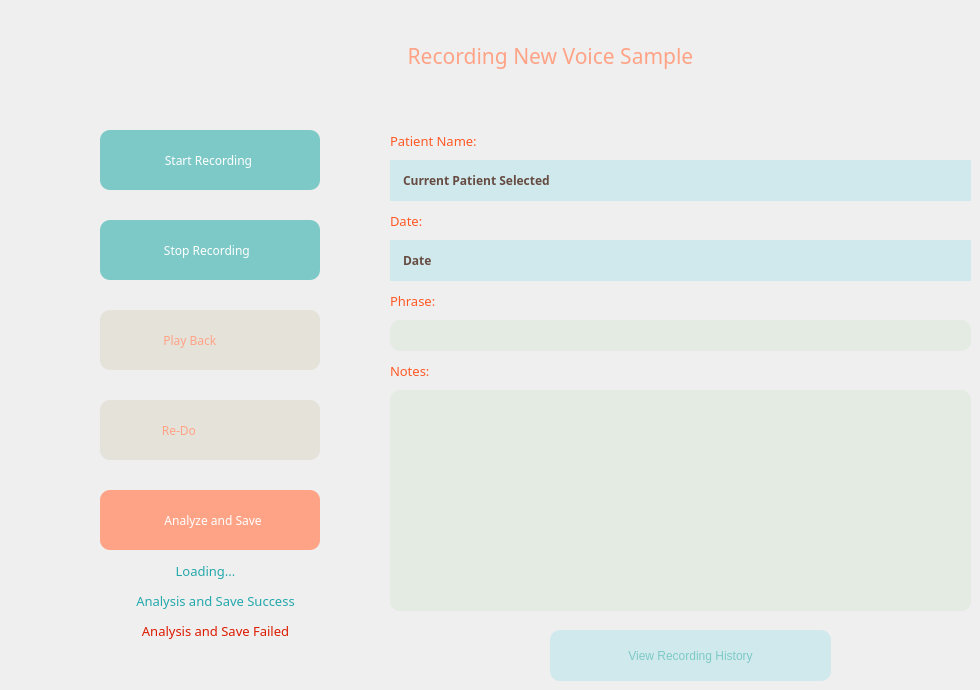
          <widget class="QWidget" name="page_7">
           <widget class="QLabel" name="Title_10">
            <property name="geometry">
             <rect>
              <x>310</x>
              <y>20</y>
              <width>481</width>
              <height>71</height>
             </rect>
            </property>
            <property name="font">
             <font>
              <family>Montserrat SemiBold</family>
              <pointsize>16</pointsize>
              <weight>7</weight>
              <italic>false</italic>
              <bold>false</bold>
             </font>
            </property>
            <property name="styleSheet">
             <string notr="true">color: rgb(255, 163, 134);
font: 63 16pt &quot;Montserrat SemiBold&quot;;</string>
            </property>
            <property name="text">
             <string>Recording New Voice Sample</string>
            </property>
            <property name="alignment">
             <set>Qt::AlignCenter</set>
            </property>
           </widget>
           <widget class="QPushButton" name="startrec_btn">
            <property name="geometry">
             <rect>
              <x>100</x>
              <y>130</y>
              <width>220</width>
              <height>60</height>
             </rect>
            </property>
            <property name="minimumSize">
             <size>
              <width>220</width>
              <height>60</height>
             </size>
            </property>
            <property name="maximumSize">
             <size>
              <width>340</width>
              <height>70</height>
             </size>
            </property>
            <property name="font">
             <font>
              <family>Montserrat ExtraBold</family>
              <pointsize>9</pointsize>
              <weight>7</weight>
              <italic>false</italic>
              <bold>false</bold>
             </font>
            </property>
            <property name="styleSheet">
             <string notr="true">background-color: rgb(124, 201, 199);
color: rgb(255, 255, 255);
border-radius: 10px;
font: 57 9pt &quot;Montserrat ExtraBold&quot;;
</string>
            </property>
            <property name="text">
             <string>  Start Recording   </string>
            </property>
            <property name="icon">
             <iconset resource="resource.qrc">
              <normaloff>:/icons/icons/start rec.png</normaloff>
              <normalon>:/icons/icons/start rec.png</normalon>:/icons/icons/start rec.png</iconset>
            </property>
            <property name="iconSize">
             <size>
              <width>22</width>
              <height>22</height>
             </size>
            </property>
            <property name="checkable">
             <bool>true</bool>
            </property>
            <property name="autoExclusive">
             <bool>true</bool>
            </property>
            <property name="autoRepeatDelay">
             <number>0</number>
            </property>
            <property name="autoRepeatInterval">
             <number>0</number>
            </property>
           </widget>
           <widget class="QPushButton" name="stoprec_btn">
            <property name="geometry">
             <rect>
              <x>100</x>
              <y>220</y>
              <width>220</width>
              <height>60</height>
             </rect>
            </property>
            <property name="minimumSize">
             <size>
              <width>220</width>
              <height>60</height>
             </size>
            </property>
            <property name="maximumSize">
             <size>
              <width>340</width>
              <height>70</height>
             </size>
            </property>
            <property name="font">
             <font>
              <family>Montserrat ExtraBold</family>
              <pointsize>9</pointsize>
              <weight>7</weight>
              <italic>false</italic>
              <bold>false</bold>
             </font>
            </property>
            <property name="styleSheet">
             <string notr="true">background-color: rgb(124, 201, 199);
color: rgb(255, 255, 255);
border-radius: 10px;
font: 57 9pt &quot;Montserrat ExtraBold&quot;;
</string>
            </property>
            <property name="text">
             <string>  Stop Recording    </string>
            </property>
            <property name="icon">
             <iconset resource="resource.qrc">
              <normaloff>:/icons/icons/stoprec.png</normaloff>
              <normalon>:/icons/icons/stoprec.png</normalon>:/icons/icons/stoprec.png</iconset>
            </property>
            <property name="iconSize">
             <size>
              <width>24</width>
              <height>24</height>
             </size>
            </property>
            <property name="checkable">
             <bool>true</bool>
            </property>
            <property name="autoExclusive">
             <bool>true</bool>
            </property>
            <property name="autoRepeatDelay">
             <number>0</number>
            </property>
            <property name="autoRepeatInterval">
             <number>0</number>
            </property>
           </widget>
           <widget class="QPushButton" name="playback_btn">
            <property name="geometry">
             <rect>
              <x>100</x>
              <y>310</y>
              <width>220</width>
              <height>60</height>
             </rect>
            </property>
            <property name="minimumSize">
             <size>
              <width>220</width>
              <height>60</height>
             </size>
            </property>
            <property name="maximumSize">
             <size>
              <width>340</width>
              <height>70</height>
             </size>
            </property>
            <property name="font">
             <font>
              <family>Montserrat ExtraBold</family>
              <pointsize>9</pointsize>
              <weight>7</weight>
              <italic>false</italic>
              <bold>false</bold>
             </font>
            </property>
            <property name="styleSheet">
             <string notr="true">background-color: rgb(229, 226, 218);
color: rgb(255, 163, 134);
border-radius: 10px;
font: 57 9pt &quot;Montserrat ExtraBold&quot;;
</string>
            </property>
            <property name="text">
             <string>  Play Back               </string>
            </property>
            <property name="icon">
             <iconset resource="resource.qrc">
              <normaloff>:/icons/icons/p_playback.png</normaloff>
              <normalon>:/icons/icons/p_playback.png</normalon>:/icons/icons/p_playback.png</iconset>
            </property>
            <property name="iconSize">
             <size>
              <width>29</width>
              <height>28</height>
             </size>
            </property>
            <property name="checkable">
             <bool>true</bool>
            </property>
            <property name="autoExclusive">
             <bool>true</bool>
            </property>
            <property name="autoRepeatDelay">
             <number>0</number>
            </property>
            <property name="autoRepeatInterval">
             <number>0</number>
            </property>
           </widget>
           <widget class="QPushButton" name="redo_btn">
            <property name="geometry">
             <rect>
              <x>100</x>
              <y>400</y>
              <width>220</width>
              <height>60</height>
             </rect>
            </property>
            <property name="minimumSize">
             <size>
              <width>220</width>
              <height>60</height>
             </size>
            </property>
            <property name="maximumSize">
             <size>
              <width>340</width>
              <height>70</height>
             </size>
            </property>
            <property name="font">
             <font>
              <family>Montserrat ExtraBold</family>
              <pointsize>9</pointsize>
              <weight>7</weight>
              <italic>false</italic>
              <bold>false</bold>
             </font>
            </property>
            <property name="styleSheet">
             <string notr="true">background-color: rgb(229, 226, 218);
color: rgb(255, 163, 134);
border-radius: 10px;
font: 57 9pt &quot;Montserrat ExtraBold&quot;;
</string>
            </property>
            <property name="text">
             <string>  Re-Do                      </string>
            </property>
            <property name="icon">
             <iconset resource="resource.qrc">
              <normaloff>:/icons/icons/p_redo.png</normaloff>
              <normalon>:/icons/icons/p_redo.png</normalon>:/icons/icons/p_redo.png</iconset>
            </property>
            <property name="iconSize">
             <size>
              <width>23</width>
              <height>28</height>
             </size>
            </property>
            <property name="checkable">
             <bool>true</bool>
            </property>
            <property name="autoExclusive">
             <bool>true</bool>
            </property>
            <property name="autoRepeatDelay">
             <number>0</number>
            </property>
            <property name="autoRepeatInterval">
             <number>0</number>
            </property>
           </widget>
           <widget class="QPushButton" name="save_btn">
            <property name="geometry">
             <rect>
              <x>100</x>
              <y>490</y>
              <width>220</width>
              <height>60</height>
             </rect>
            </property>
            <property name="minimumSize">
             <size>
              <width>220</width>
              <height>60</height>
             </size>
            </property>
            <property name="maximumSize">
             <size>
              <width>340</width>
              <height>70</height>
             </size>
            </property>
            <property name="font">
             <font>
              <family>Montserrat ExtraBold</family>
              <pointsize>9</pointsize>
              <weight>7</weight>
              <italic>false</italic>
              <bold>false</bold>
             </font>
            </property>
            <property name="styleSheet">
             <string notr="true">background-color: rgb(255, 163, 134);
color: rgb(255, 255, 255);
border-radius: 10px;
font: 57 9pt &quot;Montserrat ExtraBold&quot;;
</string>
            </property>
            <property name="text">
             <string>  Analyze and Save</string>
            </property>
            <property name="icon">
             <iconset resource="resource.qrc">
              <normaloff>:/icons/icons/save.png</normaloff>
              <normalon>:/icons/icons/save.png</normalon>:/icons/icons/save.png</iconset>
            </property>
            <property name="iconSize">
             <size>
              <width>24</width>
              <height>24</height>
             </size>
            </property>
            <property name="checkable">
             <bool>true</bool>
            </property>
            <property name="autoExclusive">
             <bool>true</bool>
            </property>
            <property name="autoRepeatDelay">
             <number>0</number>
            </property>
            <property name="autoRepeatInterval">
             <number>0</number>
            </property>
           </widget>
           <widget class="QWidget" name="widget_7" native="true">
            <property name="geometry">
             <rect>
              <x>390</x>
              <y>160</y>
              <width>581</width>
              <height>41</height>
             </rect>
            </property>
            <property name="styleSheet">
             <string notr="true">background-color: rgb(208, 233, 236);
padding-left: 10px</string>
            </property>
            <layout class="QVBoxLayout" name="verticalLayout_7">
             <item>
              <widget class="QLabel" name="rec_patient">
               <property name="font">
                <font>
                 <family>Montserrat SemiBold</family>
                 <pointsize>9</pointsize>
                 <weight>75</weight>
                 <bold>true</bold>
                </font>
               </property>
               <property name="styleSheet">
                <string notr="true">color: rgb(102, 75, 66);</string>
               </property>
               <property name="text">
                <string>Current Patient Selected</string>
               </property>
              </widget>
             </item>
            </layout>
           </widget>
           <widget class="QLabel" name="label_43">
            <property name="geometry">
             <rect>
              <x>390</x>
              <y>210</y>
              <width>221</width>
              <height>21</height>
             </rect>
            </property>
            <property name="font">
             <font>
              <family>Montserrat SemiBold</family>
              <pointsize>10</pointsize>
              <weight>10</weight>
              <italic>false</italic>
              <bold>false</bold>
             </font>
            </property>
            <property name="styleSheet">
             <string notr="true">color: rgb(255, 89, 36);
font: 81 10pt &quot;Montserrat SemiBold&quot;;</string>
            </property>
            <property name="text">
             <string>Date:</string>
            </property>
           </widget>
           <widget class="QLabel" name="label_44">
            <property name="geometry">
             <rect>
              <x>390</x>
              <y>130</y>
              <width>131</width>
              <height>21</height>
             </rect>
            </property>
            <property name="font">
             <font>
              <family>Montserrat SemiBold</family>
              <pointsize>10</pointsize>
              <weight>10</weight>
              <italic>false</italic>
              <bold>false</bold>
             </font>
            </property>
            <property name="styleSheet">
             <string notr="true">color: rgb(255, 89, 36);
font: 81 10pt &quot;Montserrat SemiBold&quot;;</string>
            </property>
            <property name="text">
             <string>Patient Name:</string>
            </property>
           </widget>
           <widget class="QLabel" name="label_45">
            <property name="geometry">
             <rect>
              <x>390</x>
              <y>360</y>
              <width>121</width>
              <height>21</height>
             </rect>
            </property>
            <property name="font">
             <font>
              <family>Montserrat SemiBold</family>
              <pointsize>10</pointsize>
              <weight>10</weight>
              <italic>false</italic>
              <bold>false</bold>
             </font>
            </property>
            <property name="styleSheet">
             <string notr="true">color: rgb(255, 89, 36);
font: 81 10pt &quot;Montserrat SemiBold&quot;;</string>
            </property>
            <property name="text">
             <string>Notes:</string>
            </property>
           </widget>
           <widget class="QWidget" name="widget_8" native="true">
            <property name="geometry">
             <rect>
              <x>390</x>
              <y>240</y>
              <width>581</width>
              <height>41</height>
             </rect>
            </property>
            <property name="styleSheet">
             <string notr="true">background-color: rgb(208, 233, 236);
padding-left: 10px</string>
            </property>
            <layout class="QVBoxLayout" name="verticalLayout_8">
             <item>
              <widget class="QLabel" name="rec_date">
               <property name="font">
                <font>
                 <family>Montserrat SemiBold</family>
                 <pointsize>9</pointsize>
                 <weight>75</weight>
                 <bold>true</bold>
                </font>
               </property>
               <property name="styleSheet">
                <string notr="true">color: rgb(102, 75, 66);</string>
               </property>
               <property name="text">
                <string>Date</string>
               </property>
              </widget>
             </item>
            </layout>
           </widget>
           <widget class="QLabel" name="label_16">
            <property name="geometry">
             <rect>
              <x>390</x>
              <y>290</y>
              <width>121</width>
              <height>21</height>
             </rect>
            </property>
            <property name="font">
             <font>
              <family>Montserrat SemiBold</family>
              <pointsize>10</pointsize>
              <weight>10</weight>
              <italic>false</italic>
              <bold>false</bold>
             </font>
            </property>
            <property name="styleSheet">
             <string notr="true">color: rgb(255, 89, 36);
font: 81 10pt &quot;Montserrat SemiBold&quot;;</string>
            </property>
            <property name="text">
             <string>Phrase:</string>
            </property>
           </widget>
           <widget class="QLineEdit" name="recphrase">
            <property name="geometry">
             <rect>
              <x>390</x>
              <y>320</y>
              <width>581</width>
              <height>31</height>
             </rect>
            </property>
            <property name="styleSheet">
             <string notr="true">background-color: rgb(228, 235, 227);
border-radius: 10px;
font: 57 9pt &quot;Montserrat Medium&quot;;
padding-left: 11px;</string>
            </property>
           </widget>
           <widget class="QPushButton" name="viewrec_btn_2">
            <property name="geometry">
             <rect>
              <x>550</x>
              <y>630</y>
              <width>281</width>
              <height>51</height>
             </rect>
            </property>
            <property name="styleSheet">
             <string notr="true">background-color: rgb(208, 233, 236);
color: rgb(124, 201, 199);
border-radius: 10px;
font: 57 10pt &quot;Montserrat ExtraBold&quot;;</string>
            </property>
            <property name="text">
             <string>View Recording History</string>
            </property>
           </widget>
           <widget class="QLabel" name="savesuccess">
            <property name="geometry">
             <rect>
              <x>70</x>
              <y>590</y>
              <width>291</width>
              <height>21</height>
             </rect>
            </property>
            <property name="font">
             <font>
              <family>Montserrat SemiBold</family>
              <pointsize>10</pointsize>
              <weight>7</weight>
              <italic>false</italic>
              <bold>false</bold>
             </font>
            </property>
            <property name="styleSheet">
             <string notr="true">font: 57 10pt &quot;Montserrat SemiBold&quot;;
color: rgb(36, 168, 172);</string>
            </property>
            <property name="text">
             <string>Analysis and Save Success</string>
            </property>
            <property name="alignment">
             <set>Qt::AlignCenter</set>
            </property>
           </widget>
           <widget class="QLabel" name="savefail">
            <property name="geometry">
             <rect>
              <x>70</x>
              <y>620</y>
              <width>291</width>
              <height>21</height>
             </rect>
            </property>
            <property name="font">
             <font>
              <family>Montserrat SemiBold</family>
              <pointsize>10</pointsize>
              <weight>7</weight>
              <italic>false</italic>
              <bold>false</bold>
             </font>
            </property>
            <property name="styleSheet">
             <string notr="true">font: 57 10pt &quot;Montserrat SemiBold&quot;;
color: rgb(220, 26, 0);</string>
            </property>
            <property name="text">
             <string>Analysis and Save Failed</string>
            </property>
            <property name="alignment">
             <set>Qt::AlignCenter</set>
            </property>
           </widget>
           <widget class="QLabel" name="loading">
            <property name="geometry">
             <rect>
              <x>60</x>
              <y>560</y>
              <width>291</width>
              <height>21</height>
             </rect>
            </property>
            <property name="font">
             <font>
              <family>Montserrat SemiBold</family>
              <pointsize>10</pointsize>
              <weight>7</weight>
              <italic>false</italic>
              <bold>false</bold>
             </font>
            </property>
            <property name="styleSheet">
             <string notr="true">font: 57 10pt &quot;Montserrat SemiBold&quot;;
color: rgb(36, 168, 172);</string>
            </property>
            <property name="text">
             <string>Loading...</string>
            </property>
            <property name="alignment">
             <set>Qt::AlignCenter</set>
            </property>
           </widget>
           <widget class="QTextEdit" name="recnotes">
            <property name="geometry">
             <rect>
              <x>390</x>
              <y>390</y>
              <width>581</width>
              <height>221</height>
             </rect>
            </property>
            <property name="styleSheet">
             <string notr="true">QTextEdit {
    background-color: rgb(228, 235, 227);
    border-radius: 10px;
    font: 57 9pt &quot;Montserrat Medium&quot;;
    padding-left: 11px;
    padding-top: 5px;
}

/* Set styling for the vertical scrollbar */
QScrollBar:vertical {
    border: none;
    width: 14px;
    margin: 15px 0 15px 0;
    border-radius: 0px;
}

/* Set styling for the handle bar */
QScrollBar::handle:vertical {    
    background-color: rgb(255, 163, 134);
    min-height: 30px;
    border-radius: 7px;
}

QScrollBar::handle:vertical:hover {    
    background-color: rgb(229, 226, 218);
}

QScrollBar::handle:vertical:pressed {    
    background-color: rgb(229, 226, 218);
}

/* Set styling for the top button */
QScrollBar::sub-line:vertical {
    border: none;
    background-color: rgb(255, 163, 134);
    height: 15px;
    border-top-left-radius: 7px;
    border-top-right-radius: 7px;
    subcontrol-position: top;
    subcontrol-origin: margin;
}

QScrollBar::sub-line:vertical:hover {    
    background-color: rgb(255, 163, 134);
}

QScrollBar::sub-line:vertical:pressed {    
    background-color: rgb(185, 0, 92);
}

/* Set styling for the bottom button */
QScrollBar::add-line:vertical {
    border: none;
    background-color: rgb(255, 163, 134);
    height: 15px;
    border-bottom-left-radius: 7px;
    border-bottom-right-radius: 7px;
    subcontrol-position: bottom;
    subcontrol-origin: margin;
}

QScrollBar::add-line:vertical:hover {    
    background-color: rgb(255, 0, 127);
}

QScrollBar::add-line:vertical:pressed {    
    background-color: rgb(185, 0, 92);
}
</string>
            </property>
           </widget>
          </widget>
